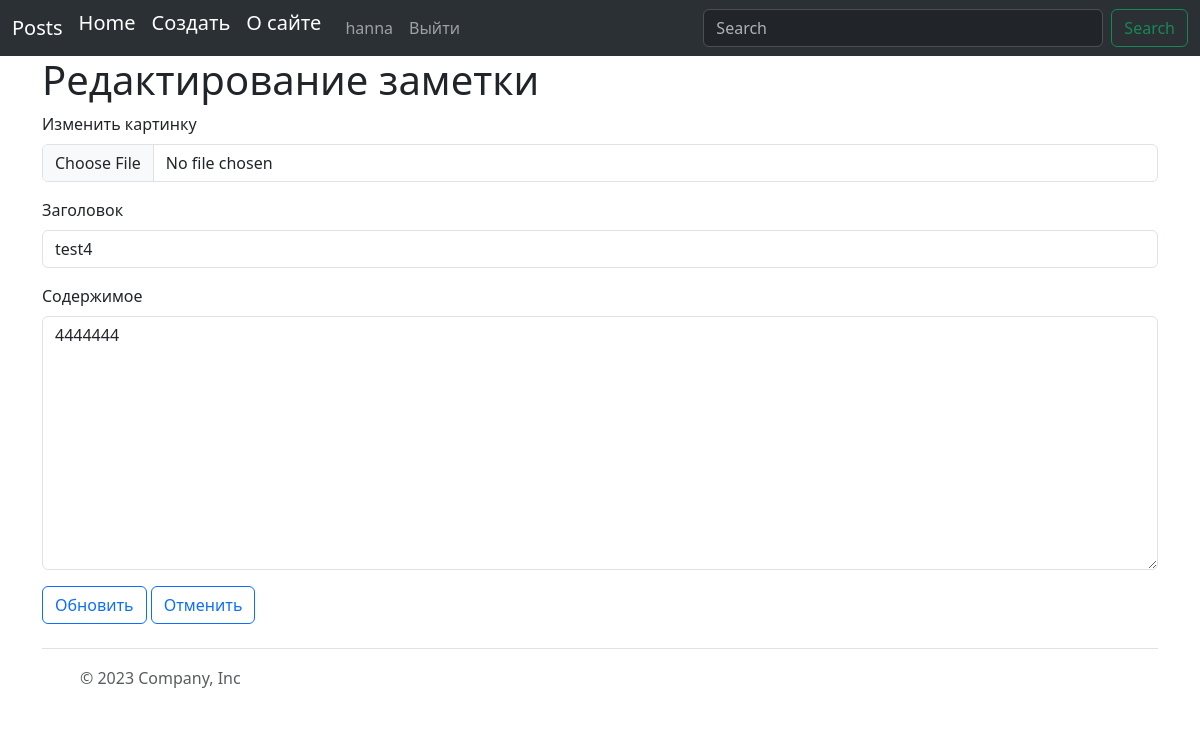
Page /update/39130b7a-0387-4d89-a449-d3f4f577c277 (signed in) on the committed database.
### posts/models.py (models this page shows)
class User(AbstractUser):
    phone = models.CharField(max_length=11, null=True, blank=True)
    class Meta:
        db_table = "users"

class Note(models.Model):
    uuid = models.UUIDField(primary_key=True, default=uuid.uuid4, editable=False)
    title = models.CharField(max_length=255)
    content = models.TextField()
    created_at = models.DateTimeField(auto_now_add=True)
    mod_time = models.DateTimeField(null=True, default=None)
    image = models.ImageField(upload_to=upload_to, null=True)  # TODO: ImageField
    user = models.ForeignKey(get_user_model(), on_delete=models.CASCADE)
    objects = models.Manager()  # Он подключается к базе.
    class Meta:
        ordering = ['-created_at']  # Дефис это означает DESC сортировку (обратную).

### posts/views.py (the view)
# urls.py: path("update/<note_uuid>", views.update_note_view, name="update-note"),
def update_note_view(request: WSGIRequest, note_uuid):
    try:
        note = Note.objects.get(uuid=note_uuid)
        if note.user != request.user:
            return HttpResponseForbidden("Запрещено!")
        if request.method == "POST":
            note.title = request.POST.get("title")
            note.content = request.POST.get("content")
            note.mod_time = timezone.now()
            if request.FILES.get("noteImage"):
                if note.image:
                    note.image.delete()
                note.image = request.FILES.get("noteImage")
            note.save()
            return HttpResponseRedirect("/")
        else:
            return render(request, "updatenote.html", {"note": note})
    except Note.DoesNotExist:
        raise Http404

### templates/updatenote.html (shortened to what this page needs)
{% extends 'base.html' %}
{% load static %}
{% block links %}
    <link rel="stylesheet" href="{% static 'css/main.css' %}">
    <link rel="stylesheet" href="{% static 'css/forms.css' %}">
{% endblock %}
{% block content %}
<div class="container">
    <h1>Редактирование заметки</h1>
    <form action="{% url 'update-note' note.uuid %}" method="post" enctype="multipart/form-data">
        <div class="mb-3">
          <label for="exampleFormControlInput1" class="form-label">Изменить картинку</label>
          <input name="noteImage" type="file" class="form-control" id="exampleFormControlInput1">
        </div>
        <div class="mb-3">
          <label for="exampleFormControlInput1" class="form-label">Заголовок</label>
          <input name="title" type="text" class="form-control" id="exampleFormControlInput1" value="{{ note.title }}">
        </div>
        <div class="mb-3">
          <label for="exampleFormControlTextarea1" class="form-label">Содержимое</label>
          <textarea name="content" class="form-control" id="exampleFormControlTextarea1" rows="10">{{ note.content }}</textarea>
        </div>
        <button type="submit" class="btn btn-outline-primary">Обновить</button>
        <a class="btn btn-outline-primary" href="{% url 'home' %}">Отменить</a>
    </form>
</div>
{% endblock %}

### templates/menu.html (shortened to what this page needs)
<nav class="navbar navbar-expand-lg bg-body-tertiary" data-bs-theme="dark">
  <div class="container-fluid">
    <a class="navbar-brand" href="/">Posts</a>
    <div class="collapse navbar-collapse" id="navbarSupportedContent">
      <ul class="navbar-nav me-auto mb-2 mb-lg-0">
        <li class="nav-item">
          <a class="navbar-brand" aria-current="page" href="{% url 'home' %}">Home</a>
        </li>
        <li class="nav-item">
          <a class="navbar-brand" href="{% url 'create-note' %}">Создать</a>
        </li>
              <li class="nav-item">
          <a class="navbar-brand" href="{% url 'about' %}">О сайте</a>
        </li>
         {% if user.is_authenticated %}
        <li class="nav-item">
						<a class="nav-link">{{ request.user.username }}</a>
					</li>
        <li class="nav-item">
            <form action="{% url 'logout' %}" method="post">
                <button class="nav-link" type="submit">Выйти</button>
            </form>
        </li>
      {% endif %}
      </ul>
       <form class="d-flex" action="{% url 'filter-notes' %}">
        <input name="search" value="{{ search_value_form }}"
               style="width: 400px" class="form-control me-2" type="search" placeholder="Search" aria-label="Search">
        <button class="btn btn-outline-success" type="submit">Search</button>
      </form>
    </div>
  </div>
</nav>

### rows in the picture
User: user.username "hanna"
Note: title "test4", content "4444444"
